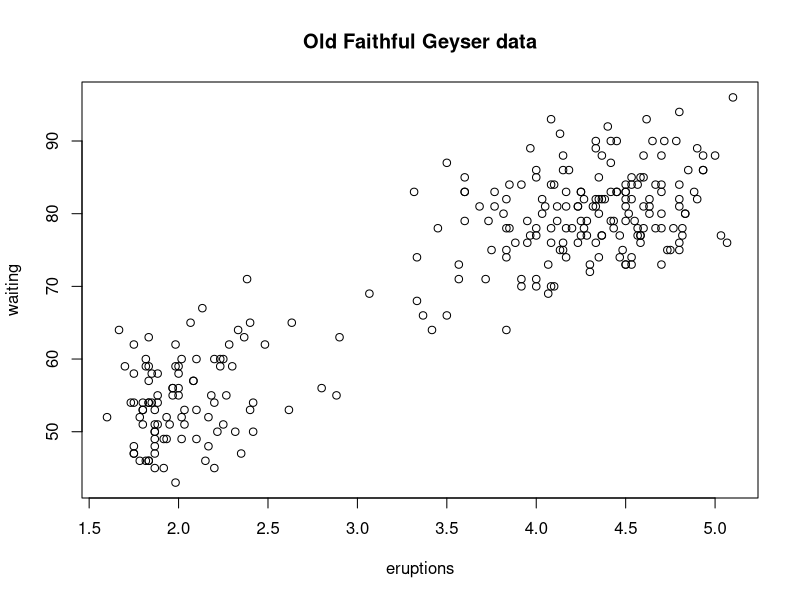
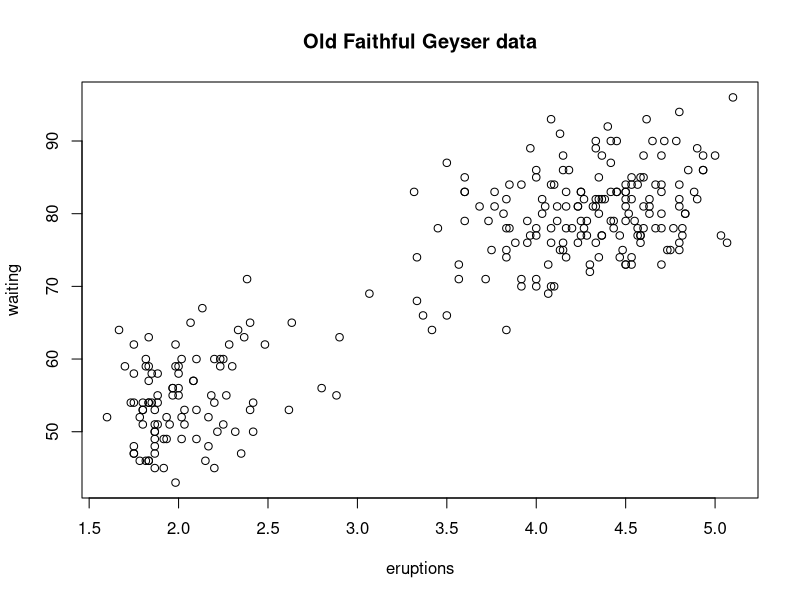
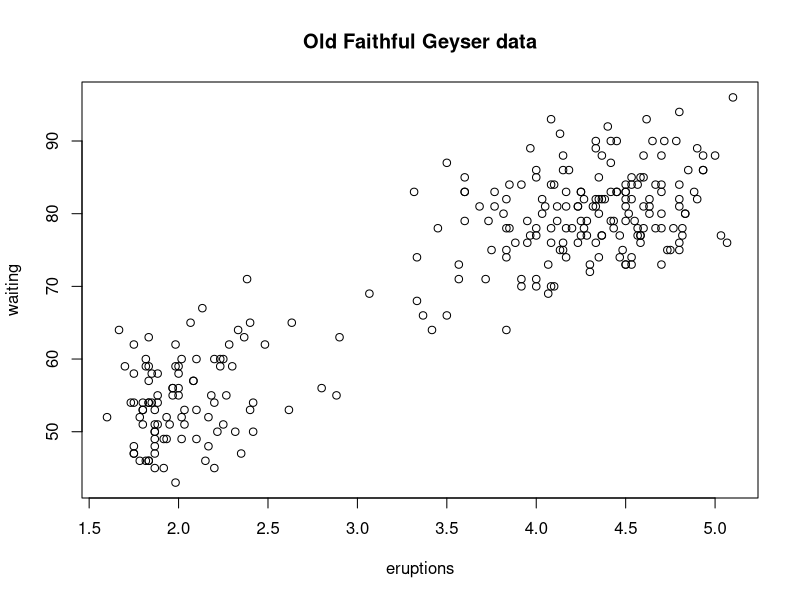

Generate these figures, in order, with R:
## ---- chunk 1
knitr::opts_chunk$set(echo = TRUE)
## ---- chunk 2
?Devices
## ---- chunk 3
with(faithful, plot(eruptions, waiting))
## ---- chunk 4
title(main = "Old Faithful Geyser data")
## ---- chunk 5
dev.cur()
## ---- chunk 6
pdf(file="myplot.pdf")
## ---- chunk 7
with(faithful, plot(eruptions, waiting, main = "Old Faithful Geyser data"))
## ---- chunk 8
dev.cur()
## ---- chunk 9
dev.off()
## ---- chunk 10
dev.cur()
## ---- chunk 11
with(faithful, plot(eruptions, waiting, main = "Old Faithful Geyser data"))
## ---- chunk 12
dev.copy(png, file = "geyserplot.png")
